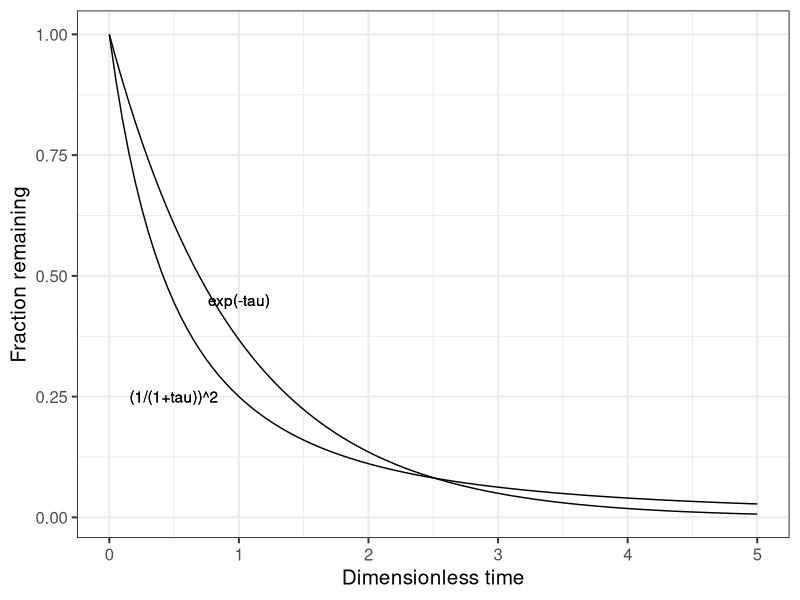
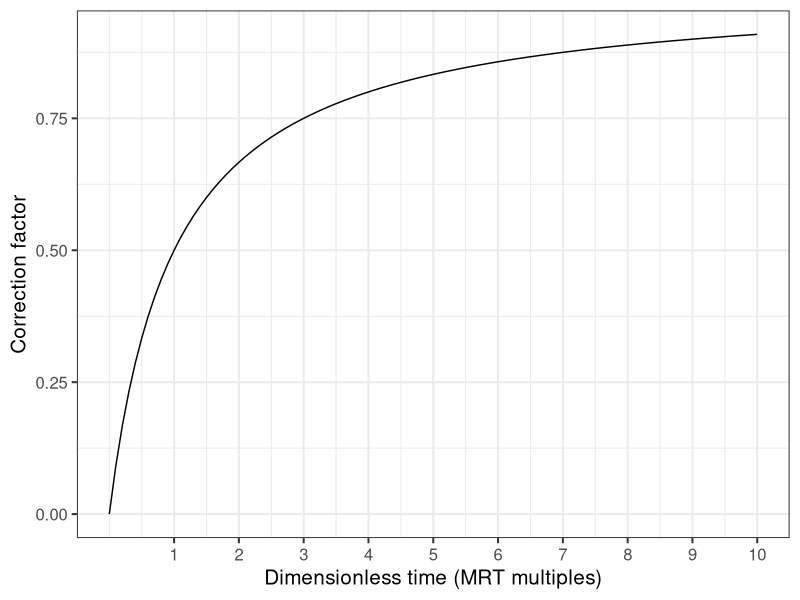

The R script that drew these images, in order:
## ---- chunk 1
knitr::opts_chunk$set(echo = TRUE)
library(ggplot2)
## ---- chunk 2

maxVar <- function(x){(1/(1+x))^2}
noVar <- function(x){exp(-x)}


ggplot(data=data.frame(x=c(0,5)),aes(x=x)) + 
  stat_function(fun=maxVar) + 
  stat_function(fun=noVar) + 
  theme_bw(base_size = 15) + 
  ylab("Fraction remaining") + 
  xlab("Dimensionless time") + 
  geom_text(data = NULL, x = 1, y = 0.45, label = "exp(-tau)") + 
  geom_text(data = NULL, x = 0.5, y = 0.25, label = "(1/(1+tau))^2") 


## ---- chunk 3

correction <- function(x){1-(1/(1+x))}
ggplot(data = data.frame(x=c(0,10)), aes(x)) + 
  stat_function(fun=correction) + 
  theme_bw(base_size=15) + 
  ylab("Correction factor") + 
  xlab("Dimensionless time (MRT multiples)") + 
  scale_x_continuous(breaks = seq(1,10,1))


